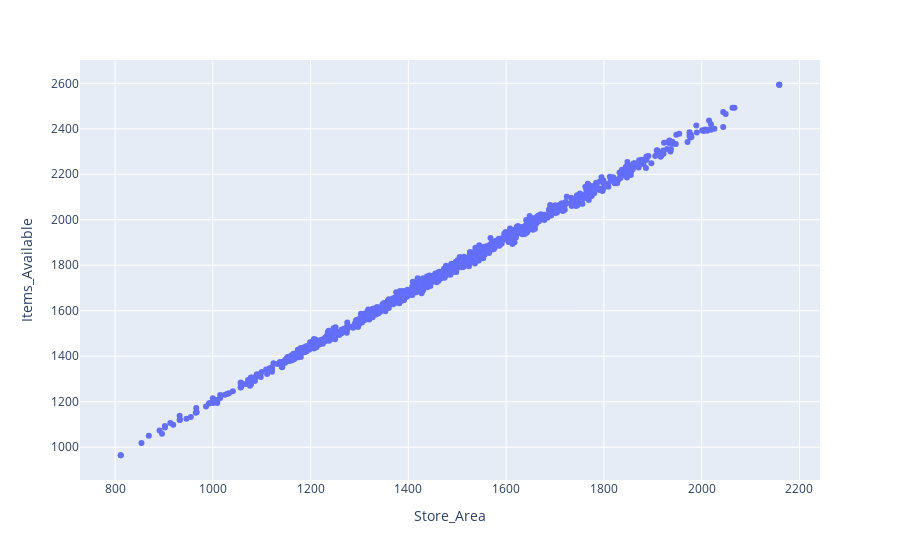

This figure's notebook cell:
### Code cell
px.scatter(df, x="Store_Area", y="Items_Available")

### Figure 1 — Plotly figure (JSON) as saved in the notebook; plotly's stock layout.template omitted (floating-point values rounded to 4 significant figures; data arrays with more than 128 entries replaced by an {"elided": "..."} marker saying what was removed)
{"data": [{"hovertemplate": "Store_Area=%{x}<br>Items_Available=%{y}<extra></extra>", "legendgroup": "", "marker": {"color": "#636efa", "symbol": "circle"}, "mode": "markers", "name": "", "orientation": "v", "showlegend": false, "type": "scatter", "x": {"elided": "896 float values"}, "xaxis": "x", "y": {"elided": "896 float values"}, "yaxis": "y"}], "layout": {"legend": {"tracegroupgap": 0}, "margin": {"t": 60}, "xaxis": {"anchor": "y", "domain": [0, 1], "title": {"text": "Store_Area"}}, "yaxis": {"anchor": "x", "domain": [0, 1], "title": {"text": "Items_Available"}}}}
